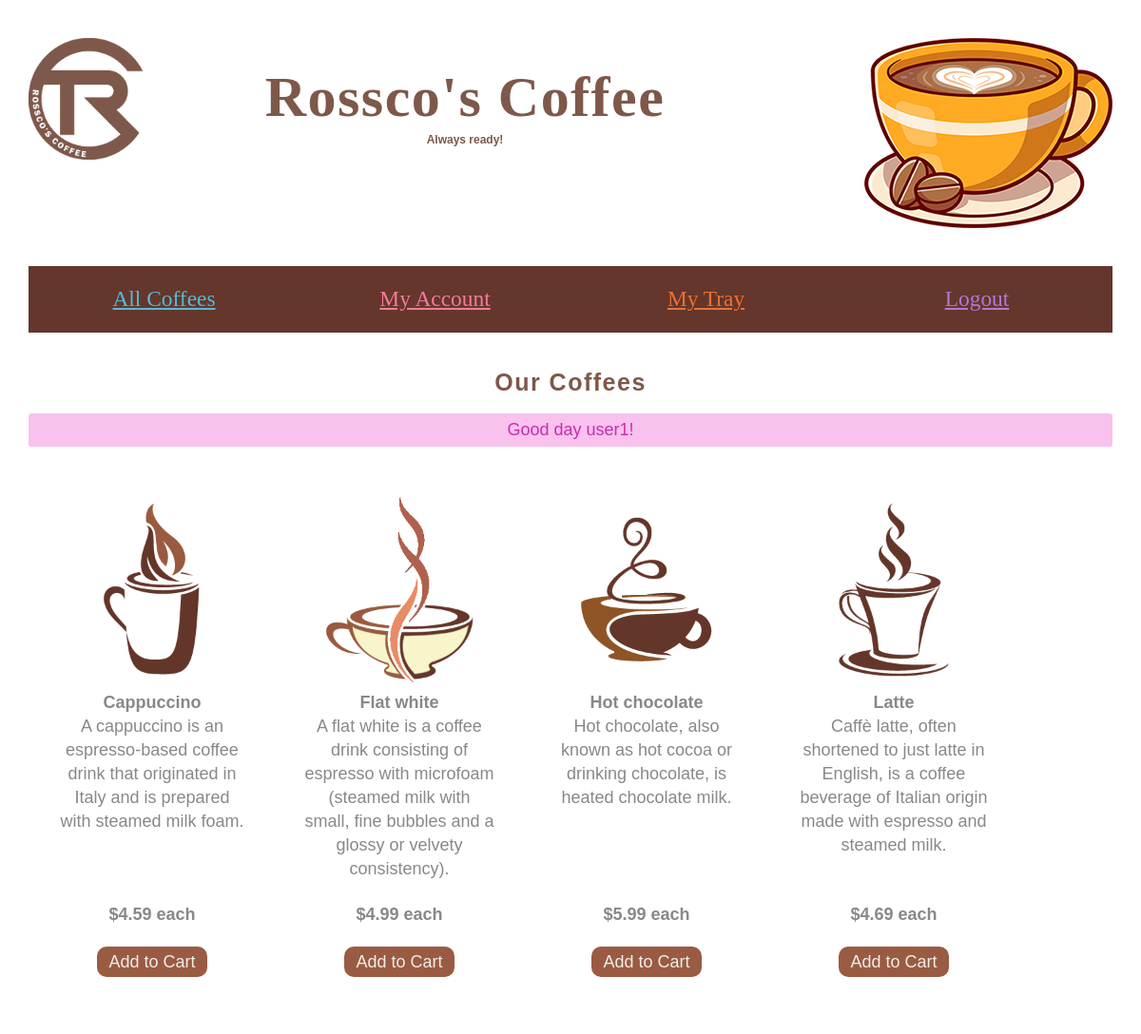
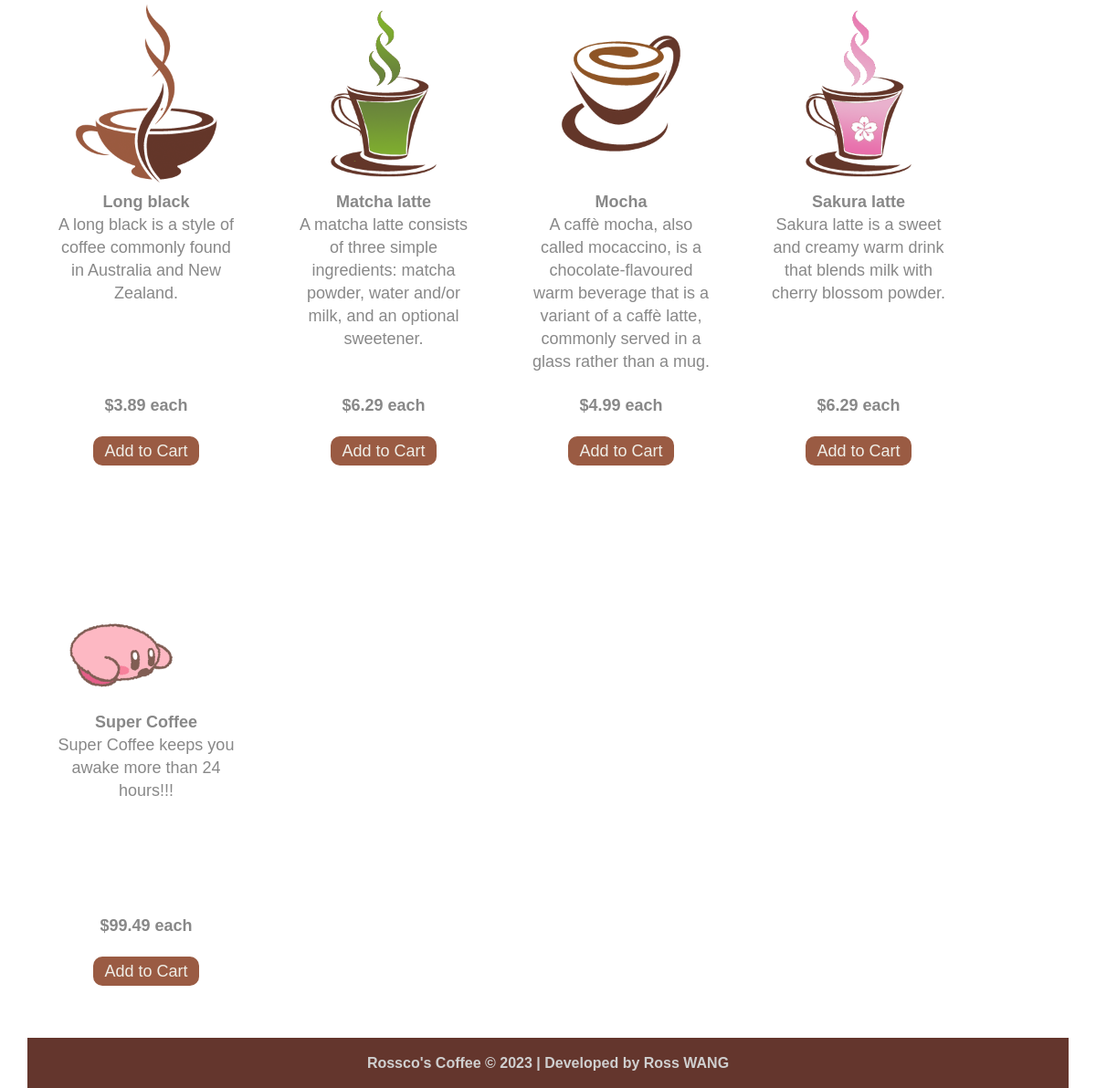
The page /view/coffees.php (signed in) on the database its author committed (2 pictures, top to bottom).
### tables this page shows
CREATE TABLE `coffee` (
  `coffeeID` int(10) NOT NULL,
  `coffeeName` varchar(256) NOT NULL,
  `coffeeDescription` text NOT NULL,
  `coffeePrice` decimal(10,2) NOT NULL,
  `coffeePhoto` varchar(256) NOT NULL
);

### model/functions_users.php (called while the page is built, shortened)
<?php
	function get_user()
	{
		global $conn;
		$sql = 'SELECT * FROM user WHERE username = :username';
		$statement = $conn->prepare($sql);
		$statement->bindValue(':username', $_SESSION['user']);
		$statement->execute();
		$result = $statement->fetch();
		return $result;
	}
?>

### model/functions_cart.php (called while the page is built, shortened)
<?php
	function count_cart_items($userID)
	{
		global $conn;
		$sql = 'SELECT * FROM cart WHERE userID = :userID and cartStatus = :cartStatus';
		$statement = $conn->prepare($sql);
		$statement->bindValue(':userID', $userID);
        $statement->bindValue(':cartStatus', 'unpaid');
		$statement->execute();
		$result = $statement->fetchAll();
		$count = $statement->rowCount();
		return $count;
	}
?>

### model/functions_coffees.php (called while the page is built, shortened)
<?php
	function get_coffees()
	{
		global $conn;
		$sql = 'SELECT * FROM coffee ORDER BY coffeeName LIMIT 0,9';
		$statement = $conn->prepare($sql);
		$statement->execute();
		$result = $statement->fetchAll();
		return $result;
	}
?>

### view/coffees.php (the view, shortened to what this page needs)
<?php
	require('../model/database.php');
	require('../model/functions_coffees.php');
	require('../model/functions_messages.php');
	require('header.php');
	require('nav.php');
?>
<section id="main">
	<h2>Our Coffees</h2>
	<?php
		$message = user_message();
		$result = get_coffees();
		$userID = get_user()['userID'];
	?>
	<div id="coffees">
		<?php foreach($result as $row):?>
			<div class="coffee">
				<div class="coffeeInfo">
					<?php
						if((is_null($row['coffeePhoto'])) || (empty($row['coffeePhoto'])))
						{
							echo "<p><img src='../images/default.gif' width=200 height=200 alt='default photo' /></p>";
						}
						else
						{
							echo "<p><img src='../images/" . ($row['coffeePhoto']) . "'" . ' width=200 height=200 alt="coffee photo"'  . "/></p>";
						}
					?>
					<p class="coffeeName"><?php echo $row['coffeeName']; ?></p>
					<p><?php echo $row['coffeeDescription']; ?></p>
				</div>
				<div class="coffeePrice">
					<p><?php echo "$" . (number_format($row['coffeePrice'], 2)); ?> each</p>
				</div>
				<div class="coffeeUpdate">
						<?php
							$coffeeID = $row['coffeeID'];
						?>
					<p>
						<a href = '../controller/cart_add_process.php?coffeeID=<?php echo $coffeeID; ?>&userID=<?php echo $userID; ?>'>
							Add to Cart
						</a>
					</p>
				</div>
			</div>
		<?php endforeach; ?>
	</div>
</section>
<?php
	require('footer.php');
?>

### view/header.php (shortened to what this page needs)
<!DOCTYPE html>
<html lang="en">
<head>
    <link rel="stylesheet" href="../css/main.css">
</head>
<body>
	<section id="container">
		<header>
			<div class="logo">
				<a href = "coffees.php">
					<img src="../images/rc-logo.png">
				</a>
				<h1><span class="icon">Rossco's Coffee</span></h1>
				<p class="slogan">Always ready!</p>
			</div>
		</header>

### view/nav.php (shortened to what this page needs)
<?php
	require('../model/database.php');
	require('../model/functions_users.php');
  require('../model/functions_cart.php');
	$username = $_SESSION['user'];
  $userID = get_user()['userID'];
  $cartCount = count_cart_items($userID);
?>
<?php
  if(($username) == 'admin')
  {
    echo "<div id='nav_admin'>";
  }
  else{
    echo "<div id='nav'>";
  }
?>
	<div class="link-container">
	  <a class="link-blue link-move" href="coffees.php">All Coffees</a>
	</div>
	<div class="link-container">
		<a class="link-pink link-move" href="account.php">My Account</a>
	</div>
	<div class="link-container">
    <?php
      if ($cartCount>0)
      {
        echo "<a class='link-orange link-move' href='cart.php'>My Tray ($cartCount)</a>";
      }
      else
      {
        echo "<a class='link-orange link-move' href='cart.php'>My Tray</a>";
      }
    ?>
	</div>
	<div class="link-container">
		<a class="link-purple link-move" href="../controller/logout_process.php">Logout</a>
	</div>
</div>

### model/functions_messages.php (shortened to what this page needs)
<?php
	function user_message()
	{
		if(isset($_SESSION['error']))
		{
			echo '<div class="error">';
			echo '<p>' . $_SESSION['error'] . '</p>';
			echo '</div>';
			unset($_SESSION['error']);
		}
		elseif(isset($_SESSION['success']))
		{
			echo '<div class="success">';
			echo '<p>' . $_SESSION['success'] . '</p>';
			echo '</div>';
		}
	}
?>

### view/footer.php
		<footer>
			<p>Rossco's Coffee &copy; <?php echo date('Y'); ?> | Developed by Ross WANG</p>
		</footer>
	</section>
</body>
</html>

### css/main.css (style rules this page uses)
body, div, h1, h2, h3, h4, h5, h6, p, ul, ol, li, dl, dt, dd, img, form, fieldset, blockquote { margin:0; padding:0; text-align:center; }
body { font-family:Arial, sans-serif; line-height:25px; font-size:18px; color:#888888; background-color: #ffffff; }
h1 { font-family: 'Bigelow Rules', cursive; font-size:60px; color:#7e584a; padding: 50px 0 20px 0; letter-spacing:1.5px; }
h2 { font-size:25px; color:#7e584a; padding: 0 0 20px 0; letter-spacing:1.5px; }
#container { width:95%; min-width: 1000px; margin:40px auto 60px auto; padding:0 20px 0 20px; }
#main { width:100%; margin:0 auto; overflow: auto; padding-bottom: 20px; }
header { width:100%; height:200px; background-image:url('../images/header.png'); background-repeat:no-repeat; background-position:right center; }
.logo { height:150px; width: 70%; }
.logo a { text-decoration: none; }
.logo img { width: 120px; float: left; }
.slogan { color:#7e584a; font-size:12px; font-weight: bold; }
#nav { margin: 40px 0; height: 70px; background-color:#64362c; display: grid; grid-template-columns: repeat(4, 1fr); grid-template-rows: 1fr; }
#nav a { border-bottom:none; font-family: "Bungee", cursive; font-size: 1.3em; text-decoration:underline; }
.link-container { display: flex; flex-direction: column; justify-content: center; align-items: center; height: 100%; position: relative; z-index: 0; }
.link-move { transition: clip-path 1s cubic-bezier(0.65, 0, 0.35, 1); }
.link-move::after { clip-path: polygon( 40% 0%, 60% 0%, 60% 0%, 40% 0%, 40% 100%, 60% 100%, 60% 100%, 40% 100% ); transition: clip-path 1s cubic-bezier(0.65, 0, 0.35, 1); }
.link-blue { color: #53bad9 !important; transition: color 1s cubic-bezier(0.32, 0, 0.67, 0); line-height: 1em; }
.link-blue::before { content: ""; position: absolute; z-index: -1; width: 100%; height: 100%; top: 0; right: 0; background-color: #53bad9; clip-path: circle(0% at 50% calc(50%)); transition: clip-path 1s cubic-bezier(0.65, 0, 0.35, 1); }
.link-blue::after { content: ""; position: absolute; z-index: -1; width: 100%; height: 100%; top: 0; right: 0; background-color: #151515; }
.link-pink { color: #f27b9b !important; transition: color 1s cubic-bezier(0.32, 0, 0.67, 0); line-height: 1em; }
.link-pink::before { content: ""; position: absolute; z-index: -1; width: 100%; height: 100%; top: 0; right: 0; background-color: #f27b9b; clip-path: circle(0% at 50% calc(50%)); transition: clip-path 1s cubic-bezier(0.65, 0, 0.35, 1); }
.link-pink::after { content: ""; position: absolute; z-index: -1; width: 100%; height: 100%; top: 0; right: 0; background-color: #151515; }
.link-orange { color: #eb7132 !important; transition: color 1s cubic-bezier(0.32, 0, 0.67, 0); line-height: 1em; }
.link-orange::before { content: ""; position: absolute; z-index: -1; width: 100%; height: 100%; top: 0; right: 0; background-color: #eb7132; clip-path: circle(0% at 50% calc(50%)); transition: clip-path 1s cubic-bezier(0.65, 0, 0.35, 1); }
.link-orange::after { content: ""; position: absolute; z-index: -1; width: 100%; height: 100%; top: 0; right: 0; background-color: #151515; }
.link-purple { color: #b277d7 !important; transition: color 1s cubic-bezier(0.32, 0, 0.67, 0); line-height: 1em; }
.link-purple::before { content: ""; position: absolute; z-index: -1; width: 100%; height: 100%; top: 0; right: 0; background-color: #b277d7; clip-path: circle(0% at 50% calc(50%)); transition: clip-path 1s cubic-bezier(0.65, 0, 0.35, 1); }
.link-purple::after { content: ""; position: absolute; z-index: -1; width: 100%; height: 100%; top: 0; right: 0; background-color: #151515; }
footer { color:#cfcfcf; font-size:16px; font-weight: bold; width:95%; background-color: #64362d; padding: 15px 0; clear:both; position: fixed; bottom:0; }
#coffees { margin:20px 0 0 0; }
.coffee { width:200px; height:480px; text-align:center; margin:30px 30px 60px 30px; float:left; }
.coffeeInfo { height:430px; }
.coffeeName { font-weight:bold; }
.coffeePrice { height:40px; font-weight:bold; }
.coffeeUpdate { height:40px; }
.coffeeUpdate p { margin-top:5px; margin-bottom: 10px; }
.coffeeUpdate a { color:#efeee7; padding: 6px 12px; background: #9a5b43; border-radius: 10px; border: none; text-decoration: none; -webkit-transition: 0.8s; -moz-transition: 0.8s; -ms-transition: 0.8s; -o-transition: 0.8s; transition: 0.8s; }
.success { color:#c72ead; background-color:#f9c1ed; padding:5px; margin:0 0 20px 0; border-radius:3px; text-align:center; }

### rows shown on the page
coffee: coffeePhoto (picture), coffeeName "Cappuccino", coffeeDescription "A cappuccino is an espresso-based coffee drink that originated in Italy and is prepared with steamed milk foam.", coffeePrice "4.59"
coffee: coffeePhoto (picture), coffeeName "Flat white", coffeeDescription "A flat white is a coffee drink consisting of espresso with microfoam (steamed milk with small, fine bubbles and a glossy or velvety consistency).", coffeePrice "4.99"
coffee: coffeePhoto (picture), coffeeName "Hot chocolate", coffeeDescription "Hot chocolate, also known as hot cocoa or drinking chocolate, is heated chocolate milk.", coffeePrice "5.99"
coffee: coffeePhoto (picture), coffeeName "Latte", coffeeDescription "Caffè latte, often shortened to just latte in English, is a coffee beverage of Italian origin made with espresso and steamed milk.", coffeePrice "4.69"
coffee: coffeePhoto (picture), coffeeName "Long black", coffeeDescription "A long black is a style of coffee commonly found in Australia and New Zealand.", coffeePrice "3.89"
coffee: coffeePhoto (picture), coffeeName "Matcha latte", coffeeDescription "A matcha latte consists of three simple ingredients: matcha powder, water and/or milk, and an optional sweetener.", coffeePrice "6.29"
coffee: coffeePhoto (picture), coffeeName "Mocha", coffeeDescription "A caffè mocha, also called mocaccino, is a chocolate-flavoured warm beverage that is a variant of a caffè latte, commonly served in a glass rather than a mug.", coffeePrice "4.99"
coffee: coffeePhoto (picture), coffeeName "Sakura latte", coffeeDescription "Sakura latte is a sweet and creamy warm drink that blends milk with cherry blossom powder.", coffeePrice "6.29"
coffee: coffeeName "Super Coffee", coffeeDescription "Super Coffee keeps you awake more than 24 hours!!!", coffeePrice "99.49"

### other values the page prints
$_SESSION['success'] "Good day user1!"
